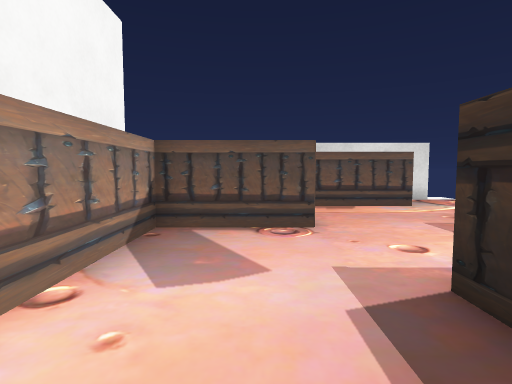
[1] (above)

12 first-person views from a walk through a 3-D level made in the Unity game engine. The camera is 0.5 m above the floor, tilts 4° down and sees 80° across. The floor is counted in squares, 0.5 m on a side. Each view is taken from the middle of a square. On the plan, view 1 faces up. The plan holds only what a view shows up to about 12 squares ahead; the rest is blank. Some surface patterns are stand-ins.

[2]
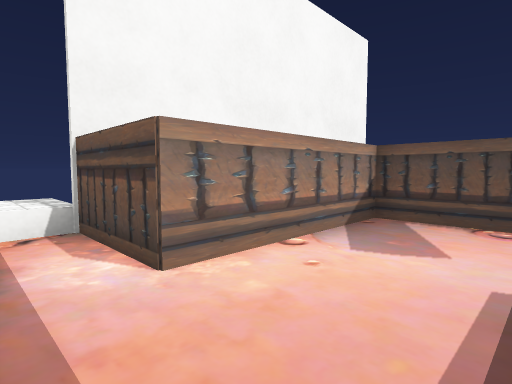

[3]
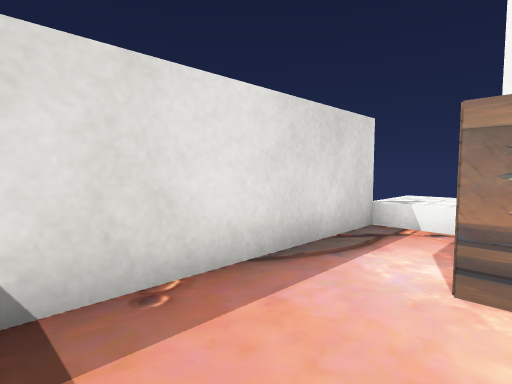

[4]
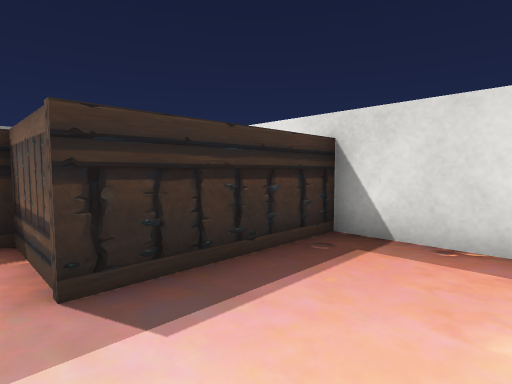

[5]
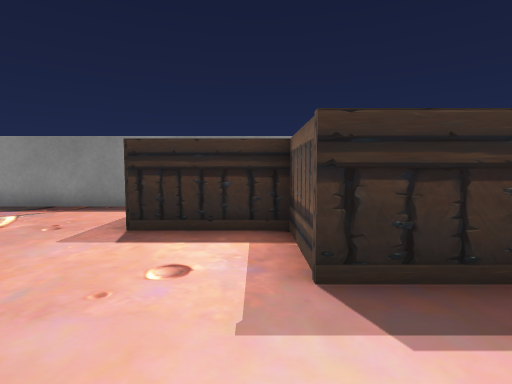

[6]
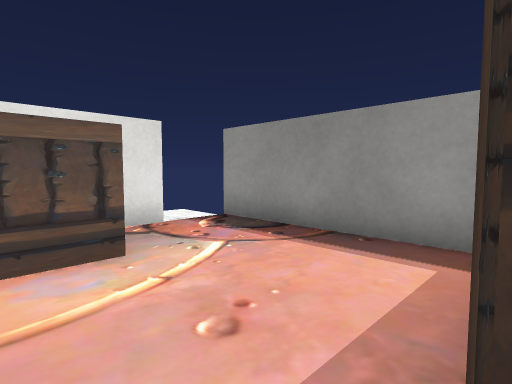

[7]
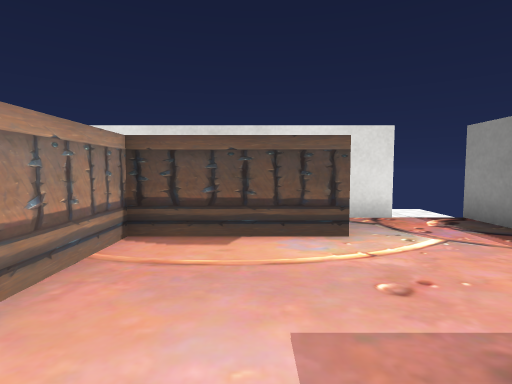

[8]
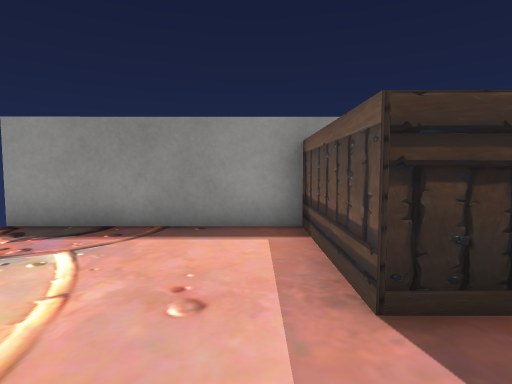

[9]
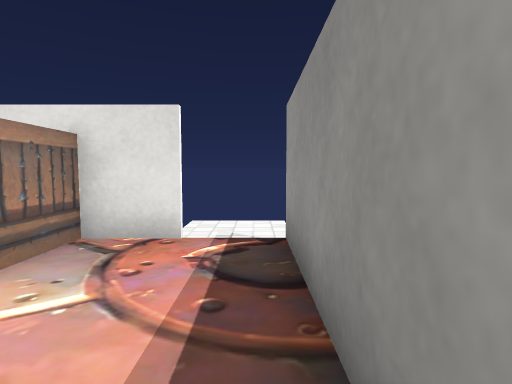

[10]
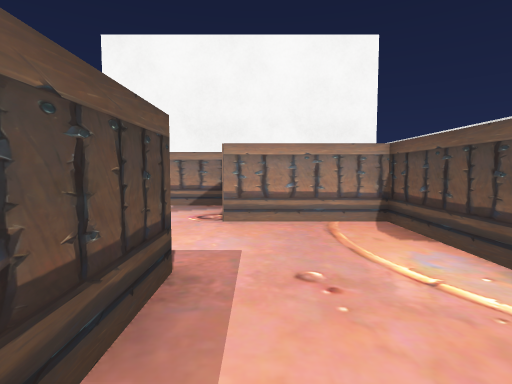

[11]
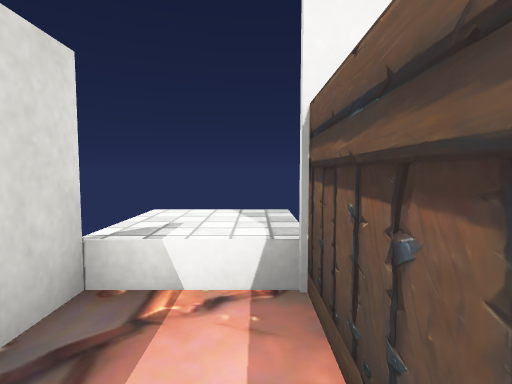

[12]
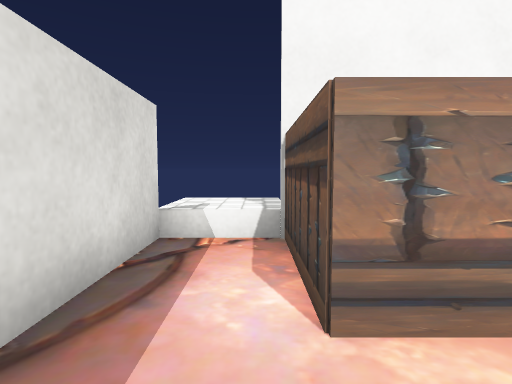

### Floor plan
Points are (right, up) in squares from view 1. A wall is a line through its corners. A room is listed if a view was taken in it or the views show most of it. See-through windows are left out.
Room 1 (views 1, 2, 3, 4, 5, 7, 11, 12)
walls: (1.6, -1.5) (1.6, 2.4) (4, 2.4) (4, 5.2); (-4.5, -1.4) (2.1, -1.4); (1, 5.3) (-1.8, 5.3) (-1.8, 0.4) (-4.2, 0.4)
ways out: opening at (2.5, 5) to room 2
objects: cube (-7, -1) to (-5, 0)
Room 2 (views 6, 8, 9, 10)
walls: (4.5, 8.6) (1, 8.6) (1, 5.3); (5.6, 10.4) (3.9, 10.4); (4.4, 10.5) (4.4, 9); (4, 5.2) (7.4, 5.2) (7.4, 10.5)
ways out: opening at (2.5, 5) to room 1
objects: cube (6, 11)

Positions as (right, up) in squares from view 1, and headings:
1: (0, 0), facing up
2: (1, -1), facing up-left
3: (1, 1), facing down-left
4: (-1, 3), facing down-right
5: (-1, 3), facing right
6: (3, 5), facing up-right
7: (3, 4), facing up
8: (2, 6), facing right
9: (7, 6), facing up
10: (7, 6), facing left
11: (-2, 0), facing left
12: (0, 0), facing left
